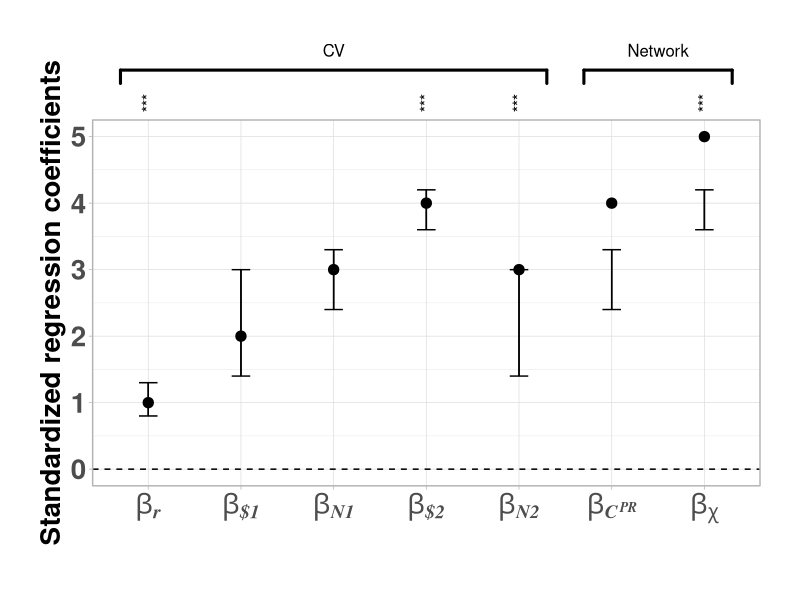
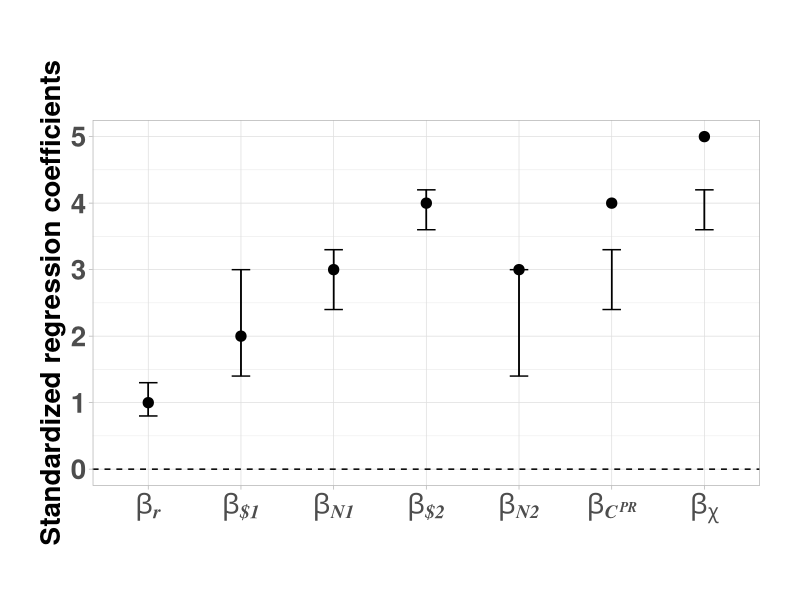

These charts were generated, in order, by the following R code:
library(ggplot2)
library(grid)



df <- data.frame(
  trt = factor(c(1, 2, 3, 4, 5, 6, 7)),
  resp = c(1, 2, 3, 4, 3, 4, 5),
  upper = c(1.3, 3, 3.3, 4.2, 3, 3.3, 4.2),
  lower = c(0.8, 1.4, 2.4, 3.6, 1.4, 2.4, 3.6)
)

x_labs <- c( expression( bolditalic( beta[paste("r")] ) ), #1
             expression( bolditalic( beta[paste("$1")] ) ), #2
             expression( bolditalic( beta[paste("N1")] ) ), #3
             expression( bolditalic( beta[paste("$2")] ) ), #4
             expression( bolditalic( beta[paste("N2")] ) ), #5
             expression( bolditalic( beta[paste("C") ^ "PR"] ) ), #6
             expression( bolditalic( beta[paste(chi)] ) )  #7
             )

p <- ggplot(df, aes(x=trt, y=resp))
p = p + geom_pointrange(aes(ymin = lower, ymax = upper), fatten = 5) +
  geom_errorbar(aes(ymin = lower, ymax = upper), width = 0.2) +
  geom_hline(yintercept=0, linetype=2) +
  xlab("") + ylab("Standardized regression coefficients") +
  scale_x_discrete(breaks=1:7, labels=x_labs ) + theme_light() +
  theme(axis.text.x = element_text(size=20, face="bold",family="serif" ),
        axis.text.y = element_text(size=20, face="bold" ),
        axis.title = element_text(size=20, face="bold" ),
        plot.margin = unit(c(6,2,2,2), "lines") )

lg = linesGrob(gp=gpar(lwd=3))

p = p +
  annotation_custom(grob = textGrob("CV"),  xmin = 3, xmax = 3, ymin = 6.3, ymax = 6.3) +
  annotation_custom(grob = lg, xmin = 0.7, xmax = 5.3, ymin = 6, ymax = 6) +
  annotation_custom(grob = lg, xmin = 0.7, xmax = 0.7, ymin = 5.8, ymax = 6) +
  annotation_custom(grob = lg, xmin = 5.3, xmax = 5.3, ymin = 5.8, ymax = 6)

p = p +
  annotation_custom(grob = textGrob("Network"),  xmin = 6.5, xmax = 6.5, ymin = 6.3, ymax = 6.3) +
  annotation_custom(grob = lg, xmin = 5.7, xmax = 7.3, ymin = 6, ymax = 6) +
  annotation_custom(grob = lg, xmin = 5.7, xmax = 5.7, ymin = 5.8, ymax = 6) +
  annotation_custom(grob = lg, xmin = 7.3, xmax = 7.3, ymin = 5.8, ymax = 6)

tg = textGrob("***", rot = 90)

p = p + 
  annotation_custom(grob = tg,  xmin = 1, xmax = 1, ymin = 5.5, ymax = 5.5) +
  annotation_custom(grob = tg,  xmin = 4, xmax = 4, ymin = 5.5, ymax = 5.5) +
  annotation_custom(grob = tg,  xmin = 5, xmax = 5, ymin = 5.5, ymax = 5.5) + 
  annotation_custom(grob = tg,  xmin = 7, xmax = 7, ymin = 5.5, ymax = 5.5)

  
gt <- ggplot_gtable(ggplot_build(p))
gt$layout$clip[gt$layout$name=="panel"] <- "off"
grid.draw(gt)
